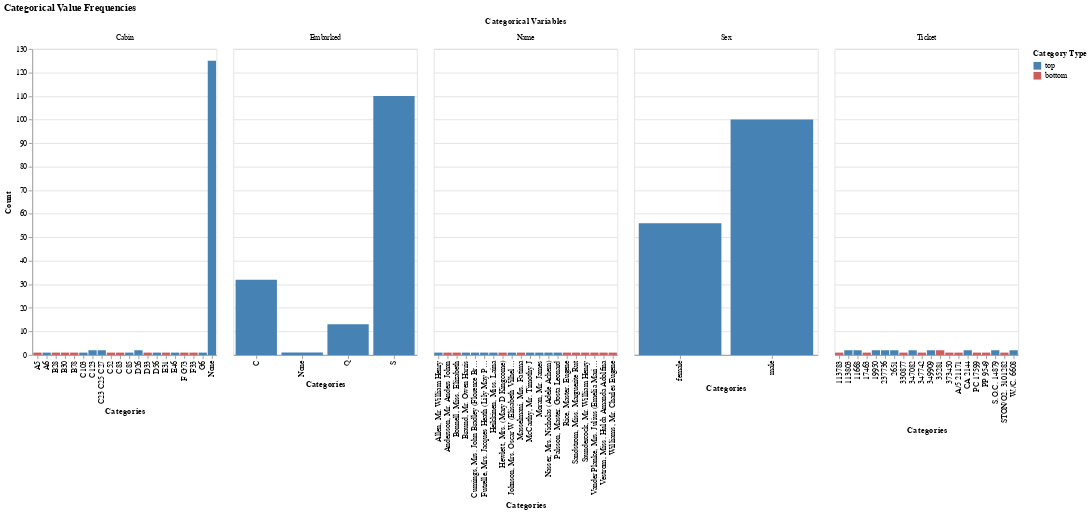

This figure's notebook cell:
### Code cell
# Categorical analysis
print('📊 CATEGORICAL PLOT - PLOTLY')
ps.cat_plot(df, backend='altair', width=1200, height=400)

### Figure 1 — Vega-Lite specification as saved in the notebook (floating-point values rounded to 4 significant figures)
{"config": {"view": {"continuousWidth": 300, "continuousHeight": 300}}, "data": {"name": "data-0777435f6f8fd46dc457547ae9d449f7"}, "mark": {"type": "bar"}, "encoding": {"color": {"field": "type", "legend": {"title": "Category Type"}, "scale": {"domain": ["top", "bottom"], "range": ["steelblue", "indianred"]}, "type": "nominal"}, "facet": {"field": "column", "title": "Categorical Variables", "type": "nominal"}, "tooltip": [{"field": "column", "type": "nominal"}, {"field": "value", "type": "nominal"}, {"field": "count", "type": "quantitative"}, {"field": "type", "type": "nominal"}], "x": {"field": "value", "title": "Categories", "type": "nominal"}, "y": {"field": "count", "title": "Count", "type": "quantitative"}}, "height": 400, "resolve": {"scale": {"x": "independent"}}, "title": "Categorical Value Frequencies", "width": 240, "$schema": "https://vega.github.io/schema/vega-lite/v5.20.1.json", "datasets": {"data-0777435f6f8fd46dc457547ae9d449f7": [{"column": "Name", "value": "Braund, Mr. Owen Harris", "count": 1, "type": "top"}, {"column": "Name", "value": "Cumings, Mrs. John Bradley (Florence Briggs Thayer)", "count": 1, "type": "top"}, {"column": "Name", "value": "Heikkinen, Miss. Laina", "count": 1, "type": "top"}, {"column": "Name", "value": "Futrelle, Mrs. Jacques Heath (Lily May Peel)", "count": 1, "type": "top"}, {"column": "Name", "value": "Allen, Mr. William Henry", "count": 1, "type": "top"}, {"column": "Name", "value": "Moran, Mr. James", "count": 1, "type": "top"}, {"column": "Name", "value": "McCarthy, Mr. Timothy J", "count": 1, "type": "top"}, {"column": "Name", "value": "Palsson, Master. Gosta Leonard", "count": 1, "type": "top"}, {"column": "Name", "value": "Johnson, Mrs. Oscar W (Elisabeth Vilhelmina Berg)", "count": 1, "type": "top"}, {"column": "Name", "value": "Nasser, Mrs. Nicholas (Adele Achem)", "count": 1, "type": "top"}, {"column": "Name", "value": "Sandstrom, Miss. Marguerite Rut", "count": 1, "type": "bottom"}, {"column": "Name", "value": "Bonnell, Miss. Elizabeth", "count": 1, "type": "bottom"}, {"column": "Name", "value": "Saundercock, Mr. William Henry", "count": 1, "type": "bottom"}, {"column": "Name", "value": "Andersson, Mr. Anders Johan", "count": 1, "type": "bottom"}, {"column": "Name", "value": "Vestrom, Miss. Hulda Amanda Adolfina", "count": 1, "type": "bottom"}, {"column": "Name", "value": "Hewlett, Mrs. (Mary D Kingcome) ", "count": 1, "type": "bottom"}, {"column": "Name", "value": "Rice, Master. Eugene", "count": 1, "type": "bottom"}, {"column": "Name", "value": "Williams, Mr. Charles Eugene", "count": 1, "type": "bottom"}, {"column": "Name", "value": "Vander Planke, Mrs. Julius (Emelia Maria Vandemoortele)", "count": 1, "type": "bottom"}, {"column": "Name", "value": "Masselmani, Mrs. Fatima", "count": 1, "type": "bottom"}, {"column": "Sex", "value": "male", "count": 100, "type": "top"}, {"column": "Sex", "value": "female", "count": 56, "type": "top"}, {"column": "Ticket", "value": "113803", "count": 2, "type": "top"}, {"column": "Ticket", "value": "349909", "count": 2, "type": "top"}, {"column": "Ticket", "value": "237736", "count": 2, "type": "top"}, {"column": "Ticket", "value": "347082", "count": 2, "type": "top"}, {"column": "Ticket", "value": "19950", "count": 2, "type": "top"}, {"column": "Ticket", "value": "2651", "count": 2, "type": "top"}, {"column": "Ticket", "value": "11668", "count": 2, "type": "top"}, {"column": "Ticket", "value": "CA 2144", "count": 2, "type": "top"}, {"column": "Ticket", "value": "S.O.C. 14879", "count": 2, "type": "top"}, {"column": "Ticket", "value": "W./C. 6608", "count": 2, "type": "top"}, {"column": "Ticket", "value": "35281", "count": 2, "type": "bottom"}, {"column": "Ticket", "value": "A/5 21171", "count": 1, "type": "bottom"}, {"column": "Ticket", "value": "PC 17599", "count": 1, "type": "bottom"}, {"column": "Ticket", "value": "STON/O2. 3101282", "count": 1, "type": "bottom"}, {"column": "Ticket", "value": "373450", "count": 1, "type": "bottom"}, {"column": "Ticket", "value": "330877", "count": 1, "type": "bottom"}, {"column": "Ticket", "value": "17463", "count": 1, "type": "bottom"}, {"column": "Ticket", "value": "347742", "count": 1, "type": "bottom"}, {"column": "Ticket", "value": "PP 9549", "count": 1, "type": "bottom"}, {"column": "Ticket", "value": "113783", "count": 1, "type": "bottom"}, {"column": "Cabin", "value": "None", "count": 125, "type": "top"}, {"column": "Cabin", "value": "C123", "count": 2, "type": "top"}, {"column": "Cabin", "value": "C23 C25 C27", "count": 2, "type": "top"}, {"column": "Cabin", "value": "D26", "count": 2, "type": "top"}, {"column": "Cabin", "value": "C85", "count": 1, "type": "top"}, {"column": "Cabin", "value": "E46", "count": 1, "type": "top"}, {"column": "Cabin", "value": "G6", "count": 1, "type": "top"}, {"column": "Cabin", "value": "C103", "count": 1, "type": "top"}, {"column": "Cabin", "value": "D56", "count": 1, "type": "top"}, {"column": "Cabin", "value": "A6", "count": 1, "type": "top"}, {"column": "Cabin", "value": "B78", "count": 1, "type": "bottom"}, {"column": "Cabin", "value": "D33", "count": 1, "type": "bottom"}, {"column": "Cabin", "value": "B30", "count": 1, "type": "bottom"}, {"column": "Cabin", "value": "C52", "count": 1, "type": "bottom"}, {"column": "Cabin", "value": "B28", "count": 1, "type": "bottom"}, {"column": "Cabin", "value": "C83", "count": 1, "type": "bottom"}, {"column": "Cabin", "value": "F33", "count": 1, "type": "bottom"}, {"column": "Cabin", "value": "F G73", "count": 1, "type": "bottom"}, {"column": "Cabin", "value": "E31", "count": 1, "type": "bottom"}, {"column": "Cabin", "value": "A5", "count": 1, "type": "bottom"}, {"column": "Embarked", "value": "S", "count": 110, "type": "top"}, {"column": "Embarked", "value": "C", "count": 32, "type": "top"}, {"column": "Embarked", "value": "Q", "count": 13, "type": "top"}, {"column": "Embarked", "value": "None", "count": 1, "type": "top"}]}}
